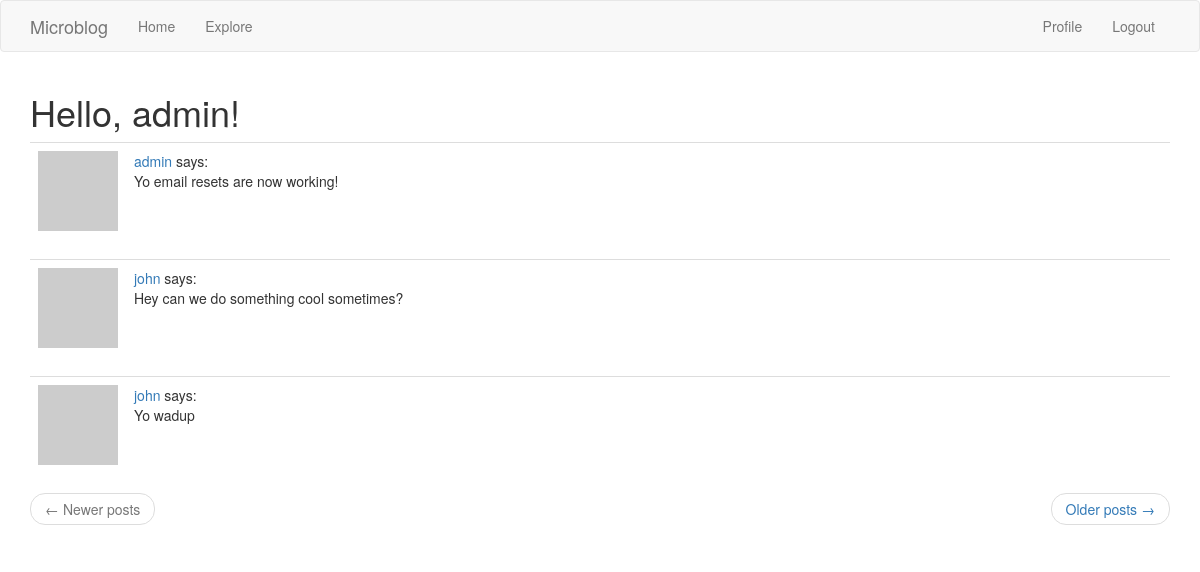
Before: /explore (signed in) with the older database file.
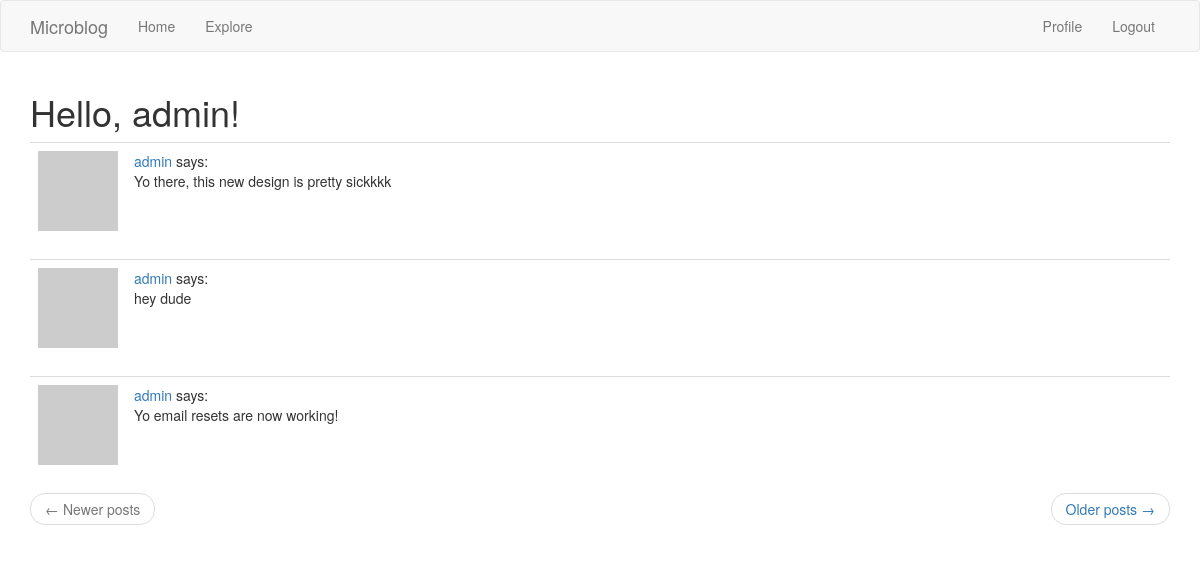
After: the same page with the newer database file.
### app/models.py (models this page shows, shortened)
class Post(db.Model):
    id = db.Column(db.Integer, primary_key=True)
    body = db.Column(db.String(140))
    timestamp = db.Column(db.DateTime, index=True, default=datetime.utcnow)
    user_id = db.Column(db.Integer, db.ForeignKey('user.id'))

class User(UserMixin, db.Model):  # inheriting from multiple classes!
    id = db.Column(db.Integer, primary_key=True)
    username = db.Column(db.String(64), index=True, unique=True)
    email = db.Column(db.String(120), index=True, unique=True)
    password_hash = db.Column(db.String(128))
    posts = db.relationship('Post', backref='author', lazy='dynamic')
    about_me = db.Column(db.String(140))
    last_seen = db.Column(db.DateTime, default=datetime.utcnow)
    followed = db.relationship(
        'User', secondary=followers,
        primaryjoin=(followers.c.follower_id == id),
        secondaryjoin=(followers.c.followed_id == id),
        backref=db.backref('followers', lazy='dynamic'), lazy='dynamic')
    def avatar(self, size):
        digest = md5(self.email.lower().encode('utf-8')).hexdigest()
        return f"https://www.gravatar.com/avatar/{digest}?s={size}&r=pg&d=identicon"

### app/routes.py (the view)
@app.route('/explore')
@login_required
def explore():
    page = request.args.get('page', 1, type=int)
    posts = Post.query.order_by(Post.timestamp.desc()).paginate(
        page, app.config['POSTS_PER_PAGE'], False)
    next_url = url_for('explore', page=posts.next_num) if posts.has_next else None
    prev_url = url_for('explore', page=posts.prev_num) if posts.has_prev else None
    return render_template('index.html', title='Explore', posts=posts.items,
                           next_url=next_url, prev_url=prev_url)

### app/models.py (called while the page is built)
@login.user_loader
def load_user(id):
    return User.query.get(int(id))

### app/routes.py (called while the page is built)
@app.before_request
def before_request():
    if current_user.is_authenticated:
        current_user.last_seen = datetime.utcnow()
        db.session.commit()

### app/templates/index.html (shortened to what this page needs)
{% extends "base.html" %}
{% import 'bootstrap/wtf.html' as wtf %}
{% block app_content %}
    <h1>Hello, {{ current_user.username }}!</h1>
    {% for post in posts %}
        {% include '_post.html' %}
    {% endfor %}
    <nav aria-label="...">
        <ul class="pager">
            <li class="previous{% if not prev_url %} disabled{% endif %}">
                <a href="{{ prev_url or '#' }}">
                    <span aria-hidden="true">&larr;</span> Newer posts
                </a>
            </li>
            <li class="next{% if not next_url %} disabled{% endif %}">
                <a href="{{ next_url or '#' }}">
                    Older posts <span aria-hidden="true">&rarr;</span>
                </a>
            </li>
        </ul>
    </nav>
{% endblock %}

### app/templates/_post.html
<table class="table table-hover">
    <tr>
        <td width="70px">
            <a href="{{ url_for('user', username=post.author.username) }}">
                <img src="{{ post.author.avatar(36) }}">
            </a>
        </td>
        <td>
            <a href="{{ url_for('user', username=post.author.username) }}">
                {{ post.author.username }}
            </a>
            says:
            <br>
            {{ post.body }}
        </td>
    </tr>
</table>

Changed rows visible on the page:
no longer on this page (row unchanged): Post: author.username "john", body "Hey can we do something cool sometimes?"
no longer on this page (row unchanged): Post: author.username "john", body "Yo wadup"
added Post: author.username "admin", body "Yo there, this new design is pretty sickkkk"
added Post: author.username "admin", body "hey dude"
